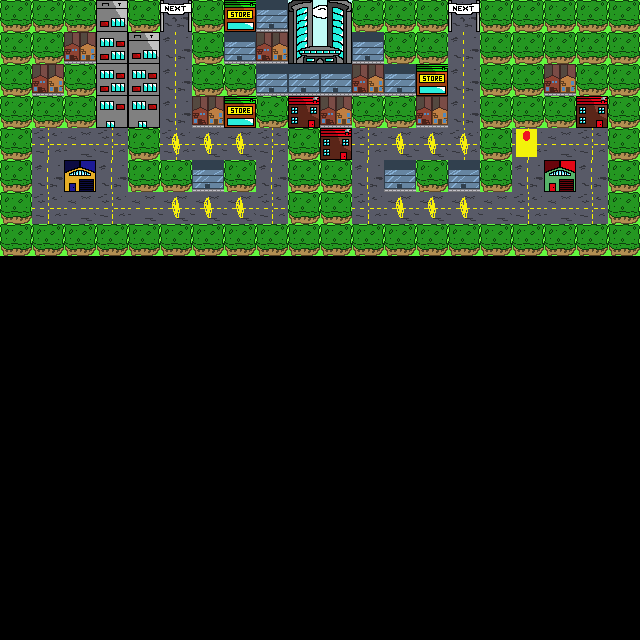

The image is a tile-based game level rendered from a .tmx file. Its description and source (layers, tilesets, objects; grid data summarised) follow:
An orthogonal 20x20 tile map with 32x32 px tiles, 2 tile layers (Draw Layer, Collectibles), 1 hidden layer not drawn, 2 tilesets.

<map version="1.0" orientation="orthogonal" width="20" height="20" tilewidth="32" tileheight="32">
 <tileset firstgid="1" name="tiles" tilewidth="32" tileheight="32">
  <image source="../backgrounds/test_tiles.png" width="384" height="32" />
  <tile id="0">
   <properties>
    <property name="" value="" />
    <property name="obstacle" value="true" />
    <property name="ref" value="wall" />
   </properties>
  </tile>
  <tile id="1">
   <properties>
    <property name="class" value="gate" />
    <property name="type" value="1" />
   </properties>
  </tile>
  <tile id="2">
   <properties>
    <property name="button" value="true" />
    <property name="ref" value="main" />
   </properties>
  </tile>
  <tile id="3">
   <properties>
    <property name="class" value="gate" />
    <property name="state" value="off" />
    <property name="type" value="0" />
   </properties>
  </tile>
  <tile id="4">
   <properties>
    <property name="index" value="0" />
    <property name="spawnPlayer" value="true" />
   </properties>
  </tile>
  <tile id="5">
   <properties>
    <property name="teleportPlayer" value="next" />
   </properties>
  </tile>
  <tile id="6">
   <properties>
    <property name="class" value="light" />
    <property name="type" value="0" />
   </properties>
  </tile>
  <tile id="7">
   <properties>
    <property name="class" value="light" />
    <property name="type" value="1" />
   </properties>
  </tile>
  <tile id="8">
   <properties>
    <property name="teleportPlayer" value="prev" />
   </properties>
  </tile>
  <tile id="9">
   <properties>
    <property name="collectible" value="true" />
    <property name="draw" value="false" />
    <property name="modifier" value="100" />
   </properties>
  </tile>
  <tile id="10">
   <properties>
    <property name="index" value="1" />
    <property name="spawnPlayer" value="true" />
   </properties>
  </tile>
  <tile id="11">
   <properties>
    <property name="draw" value="false" />
    <property name="goatpole" value="true" />
    <property name="modifier" value="1000" />
   </properties>
  </tile>
 </tileset>
 <tileset firstgid="13" name="draw" tilewidth="32" tileheight="32">
  <image source="../backgrounds/draw_tiles.png" trans="ff00ff" width="608" height="32" />
  <tile id="0">
   <properties>
    <property name="draw" value="true" />
   </properties>
  </tile>
  <tile id="1">
   <properties>
    <property name="draw" value="true" />
   </properties>
  </tile>
  <tile id="2">
   <properties>
    <property name="draw" value="true" />
   </properties>
  </tile>
  <tile id="3">
   <properties>
    <property name="draw" value="true" />
   </properties>
  </tile>
  <tile id="4">
   <properties>
    <property name="draw" value="true" />
   </properties>
  </tile>
  <tile id="5">
   <properties>
    <property name="draw" value="true" />
   </properties>
  </tile>
  <tile id="6">
   <properties>
    <property name="draw" value="true" />
   </properties>
  </tile>
  <tile id="7">
   <properties>
    <property name="draw" value="true" />
   </properties>
  </tile>
  <tile id="8">
   <properties>
    <property name="draw" value="true" />
   </properties>
  </tile>
  <tile id="9">
   <properties>
    <property name="draw" value="true" />
   </properties>
  </tile>
  <tile id="10">
   <properties>
    <property name="draw" value="true" />
   </properties>
  </tile>
  <tile id="11">
   <properties>
    <property name="draw" value="true" />
   </properties>
  </tile>
  <tile id="12">
   <properties>
    <property name="draw" value="true" />
   </properties>
  </tile>
  <tile id="13">
   <properties>
    <property name="draw" value="true" />
   </properties>
  </tile>
  <tile id="14">
   <properties>
    <property name="draw" value="true" />
   </properties>
  </tile>
  <tile id="15">
   <properties>
    <property name="draw" value="true" />
   </properties>
  </tile>
  <tile id="16">
   <properties>
    <property name="draw" value="true" />
   </properties>
  </tile>
  <tile id="17">
   <properties>
    <property name="draw" value="true" />
   </properties>
  </tile>
  <tile id="18">
   <properties>
    <property name="draw" value="true" />
   </properties>
  </tile>
 </tileset>
 <layer name="Draw Layer" width="20" height="20">
  <data>[400 cells, 160 non-empty, 12 distinct tile ids]</data>
 </layer>
 <layer name="Primary Layer" width="20" height="20" visible="0">
  <data>[400 cells, 127 non-empty, 8 distinct tile ids]</data>
 </layer>
 <layer name="Collectibles" width="20" height="20">
  <data>[400 cells, 34 non-empty, 11 distinct tile ids]</data>
 </layer>
</map>
